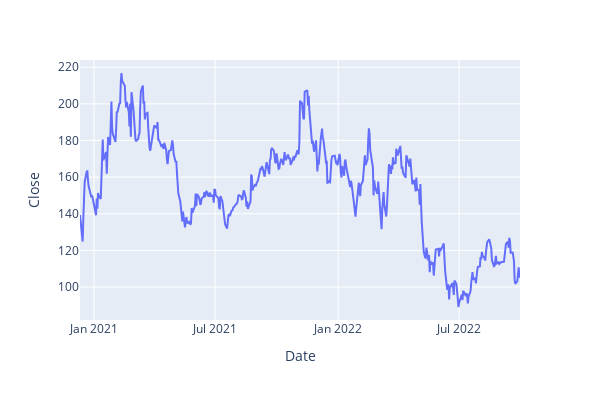

The code cell stored with this chart in its notebook:
### Code cell
# ployly line chart
import plotly.express as px
px.line(data_frame=df_abnb, x='Date', y= 'Close', width=600, height=400)

### Figure 1 — Plotly figure (JSON) as saved in the notebook; plotly's stock layout.template omitted (floating-point values rounded to 4 significant figures; data arrays with more than 128 entries replaced by an {"elided": "..."} marker saying what was removed)
{"data": [{"hovertemplate": "Date=%{x}<br>Close=%{y}<extra></extra>", "legendgroup": "", "line": {"color": "#636efa", "dash": "solid"}, "marker": {"symbol": "circle"}, "mode": "lines", "name": "", "orientation": "v", "showlegend": false, "type": "scatter", "x": {"elided": "454 str values"}, "xaxis": "x", "y": {"elided": "454 float values"}, "yaxis": "y"}], "layout": {"height": 400, "legend": {"tracegroupgap": 0}, "margin": {"t": 60}, "width": 600, "xaxis": {"anchor": "y", "domain": [0, 1], "title": {"text": "Date"}}, "yaxis": {"anchor": "x", "domain": [0, 1], "title": {"text": "Close"}}}}
